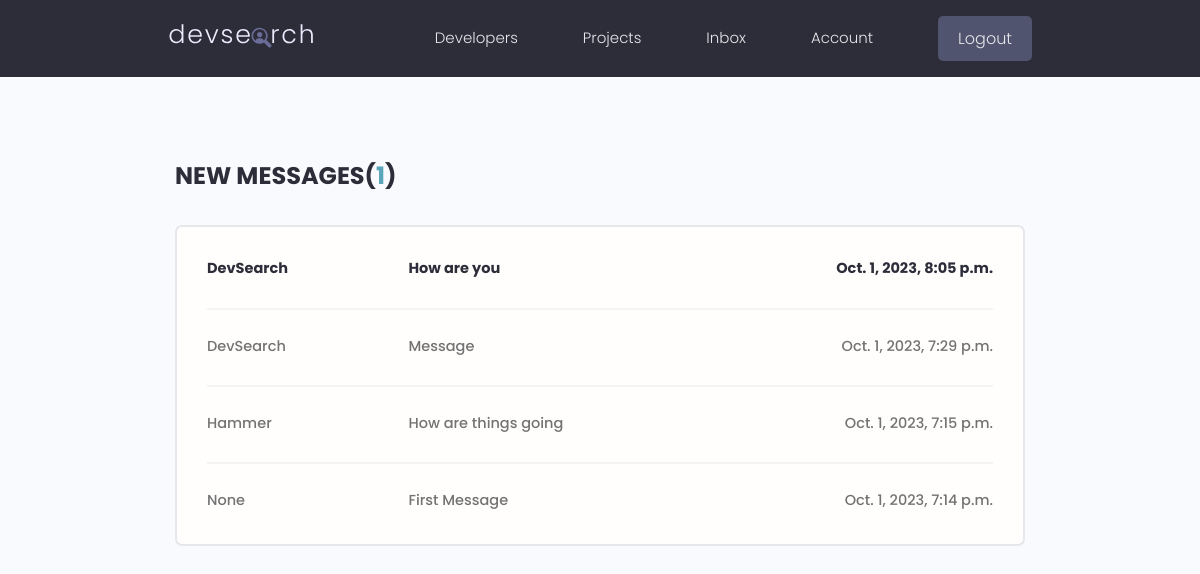
The page /inbox/ (signed in) on the database its author committed.
### users/models.py (models this page shows, shortened)
class Message(models.Model):
    sender = models.ForeignKey(Profile, on_delete=models.SET_NULL, null=True, blank=True)
    recipient = models.ForeignKey(Profile, on_delete=models.SET_NULL, null=True, blank=True, related_name="messages")
    name = models.CharField(max_length=200, null=True, blank=True)
    email = models.EmailField(max_length=200, null=True, blank=True)
    subject = models.CharField(max_length=200, null=True, blank=True)
    body = models.TextField()
    is_read = models.BooleanField(default=False, null=True)
    created = models.DateTimeField(auto_now_add=True)
    id = models.UUIDField(default=uuid.uuid4, unique=True, primary_key=True, editable=False)
    class Meta:
        ordering = ['is_read', '-created']

### users/views.py (the view)
# urls.py: path('inbox/', views.inbox, name="inbox"),
@login_required(login_url='login')
def inbox(request):
    profile = request.user.profile
    messageRequests = profile.messages.all()
    unreadCount = messageRequests.filter(is_read=False).count()
    context = {'messageRequests': messageRequests, 'unreadCount': unreadCount}
    return render(request, 'users/inbox.html', context)

### users/templates/users/inbox.html
{% extends 'main.html' %}
{% block content %}
<main class="inbox my-xl">
  <div class="content-box">
    <h3 class="inbox__title">New Messages(<span>{{unreadCount}}</span>)</h3>
    <ul class="messages">
      {% for message in messageRequests %}
      {% if message.is_read == False %}
      <li class="message message--unread">
        {% else %}
      <li class="message">
        {% endif %}
        <a href="{% url 'message' message.id %}">
          <span class="message__author">{{message.name}}</span>
          <span class="message__subject">{{message.subject}}</span>
          <span class="message__date">{{message.created}}</span>
        </a>
      </li>
      {% endfor %}
    </ul>
  </div>
</main>
{% endblock content %}

### static/styles/app.css (style rules this page uses)
:root { --color-sub: #2d2d39; }
.content-box { width: 95%; max-width: 85rem; margin: 0 auto; }
.inbox { height: 90vh; }
.inbox__title, .inbox__title span { font-size: 2.4rem; font-weight: 700; color: var(--color-sub); text-transform: uppercase; text-align: left; margin-bottom: 3rem; }
.inbox__title span { color: var(--color-main); }
.messages { list-style: none; background: var(--color-white); padding: 0.5rem 3rem; border: 2px solid var(--color-light); border-radius: 0.7rem; }
.message { padding: 2.5rem 0; }
.message > a span { font-size: 1.45rem; font-weight: 500; }
.message.message--unread a span { font-weight: 700; color: var(--color-sub); }
.message:not(:last-child) { border-bottom: 2px solid var(--color-white-light); }
.message > a { display: flex; gap: 1rem; }
.message__author, .message__date { flex-basis: 25%; }
.message__subject { flex-basis: 50%; }
.message__date { text-align: right; }

### static/uikit/styles/modules/_variables.css (style rules this page uses)
:root { --color-main: #5aa5b9; --color-main-light: #e6faff; --color-sub: #3f4156; --color-sub-light: #51546e; --color-sub-lighter: #ededfd; --color-text: #737373; --color-gray: #8b8b8b; --color-light: #e5e7eb; --color-light-gray: #767676; --color-bg: #f8fafd; --color-white: #fffefd; --color-white-light: #f3f3f3; --color-success: #359e64; --color-success-bg: #def8e8; --color-error: #fc4b0b; --color-error-bg: #fff2ee; --font-base: 'Poppins', arial, helvetica, 'Segoe UI', roboto, ubuntu, sans-serif; --font-monospace: 'Fira Code', 'Courier New', courier, monospace; --font-regular: 300; --font-medium: 500; --font-bold: 700; --generic-shadow: 1px 1px 5px #00000010; --generic-transition: all 0.3s ease-in-out; }

### static/uikit/styles/modules/_base.css (style rules this page uses)
* { margin: 0; padding: 0; box-sizing: border-box; text-rendering: optimizeLegibility; color: inherit; font-size: inherit; }
html { font-size: 50%; }
@media only screen and (min-width: 480px) { html { font-size: 56.25%; } }
@media only screen and (min-width: 1200px) { html { font-size: 62.5%; } }
body { line-height: 1.6; font-weight: 400; font-size: 1.5rem; color: var(--color-text); background-color: var(--color-bg); min-height: 100vh; }

### static/uikit/styles/modules/_typography.css (style rules this page uses)
* { font-family: var(--font-base); }
h3 { font-size: 3.2rem; font-weight: var(--font-medium); }
p, span, strong { font-size: 1.6rem; color: var(--color-text); font-weight: var(--font-regular); }
a { padding-bottom: 2px; text-decoration: none; display: inline-block; color: var(--color-main); font-weight: var(--font-medium); }

### static/uikit/styles/modules/_utilities.css (style rules this page uses)
.my-xl { margin: 8rem auto; }

### rows shown on the page
Message: name "DevSearch", subject "How are you", created "Oct. 1, 2023, 8:05 p.m."
Message: name "DevSearch", subject "Message", created "Oct. 1, 2023, 7:29 p.m."
Message: name "Hammer", subject "How are things going", created "Oct. 1, 2023, 7:15 p.m."
Message: name "None", subject "First Message", created "Oct. 1, 2023, 7:14 p.m."

### other values the page prints
{{ unreadCount }} "1"
